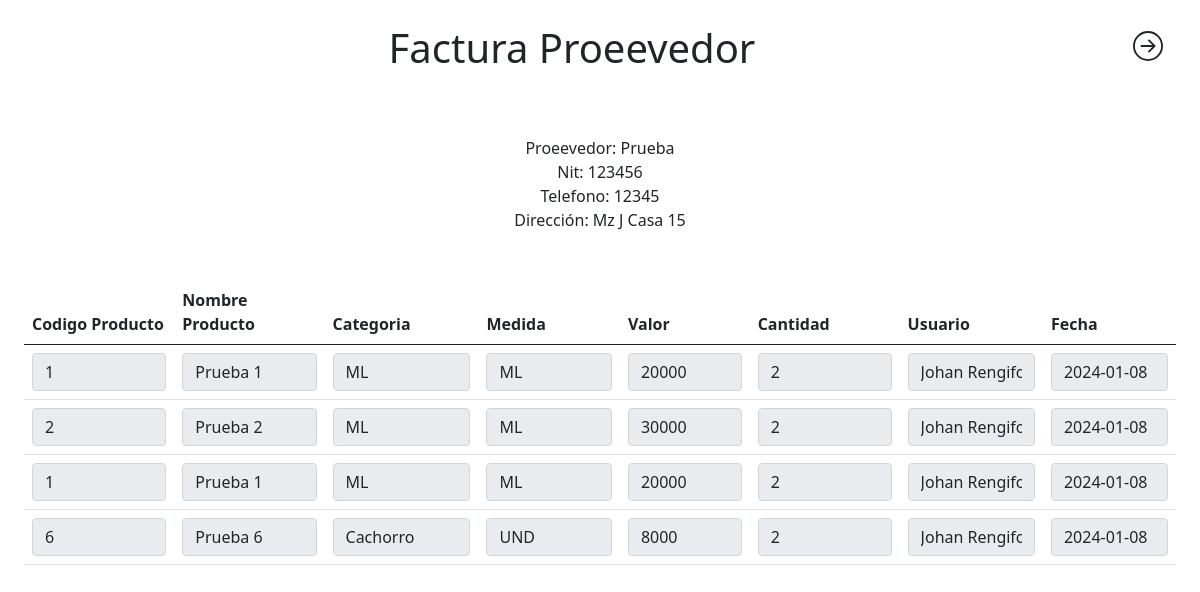
Page /index.php?action=mostrarFactura&id_proeevedor=1&fecha=2024-01-08 (signed in) on the committed database.
### tables this page shows
CREATE TABLE `proeevedor` (
  `id_proeevedor` int(11) NOT NULL,
  `nit_proeevedor` varchar(11) NOT NULL,
  `nombre_proeevedor` varchar(100) NOT NULL,
  `telefono_proeevedor` int(11) NOT NULL,
  `direccion_proeevedor` varchar(200) NOT NULL
);

CREATE TABLE `factura_proeevedor` (
  `id_factura_proeevedor` int(11) NOT NULL,
  `id_categoria` int(11) NOT NULL,
  `id_proeevedor` int(11) NOT NULL,
  `id_usuario` int(11) NOT NULL,
  `id_medida` int(11) NOT NULL,
  `codigo_producto` int(11) NOT NULL,
  `nombre_producto` varchar(200) NOT NULL,
  `precio_unitario` int(11) NOT NULL,
  `cantidad_producto` double NOT NULL,
  `fecha_ingreso` date NOT NULL DEFAULT current_timestamp()
);

CREATE TABLE `categoria` (
  `id_categoria` int(11) NOT NULL,
  `categoria` varchar(40) NOT NULL
);

CREATE TABLE `medida` (
  `id_medida` int(11) NOT NULL,
  `medida` varchar(50) NOT NULL
);

CREATE TABLE `usuario` (
  `id_usuario` int(11) NOT NULL,
  `usuario` varchar(100) NOT NULL,
  `clave` varchar(100) NOT NULL,
  `id_activo` int(11) NOT NULL,
  `id_rol` int(11) NOT NULL,
  `id_caja` int(11) NOT NULL
);

### controllers/controladorViews.php (called while the page is built)
<?php
class controladorViews
{
	function cargarTemplate()
	{
		include 'Views/template.php';
	}
	public function enlacesPaginaControlador()
	{
		if (isset($_GET['action'])) {
			if (isset($_SESSION['validar'])) {
				$enlace = $_GET['action'];
			} else {
				$enlace = 'ingresar';
			}
		} else {
			if (isset($_SESSION['validar'])) {
				$enlace = 'inicio';
			} else {
				$enlace = 'ingresar';
			}
		}
		$pagina = new modeloViews();
		$respuesta = $pagina->enlacePagina($enlace);
		include($respuesta);
	}
}
?>

### index.php (called while the page is built, shortened)
<?php
require_once 'controllers/controladorViews.php';
require_once 'controllers/controladorProeevedor.php';
require_once 'controllers/controladorFacturaProeevedor.php';
require_once 'Models/conexion.php';
require_once 'Models/modeloProeevedor.php';
require_once 'Models/modeloFacturaProeevedor.php';
$views = new controladorViews();
$views->cargarTemplate();
?>

### controllers/controladorProeevedor.php (called while the page is built, shortened)
<?php
class ControladorProeevedor
{
    function listarProeevedorEditar()
    {
        if (isset($_GET['id_proeevedor'])) {
            $id = $_GET['id_proeevedor'];
            $listar = new ModeloProeevedor();
            $res = $listar->listarProeevedorEditarModelo($id);
            return $res;
        }
    }
}

### Models/conexion.php (called while the page is built)
<?php
class Conexion{
    public function conectar(){
		$pdo = new PDO("mysql:host=localhost;dbname=inventario","root","");
		return $pdo;
	}
}
?>

### Models/modeloProeevedor.php (called while the page is built, shortened)
<?php
require_once 'conexion.php';
class ModeloProeevedor
{
    public $tabla = 'proeevedor';
    function listarProeevedorEditarModelo($id)
    {
        $sql = "SELECT * FROM $this->tabla WHERE id_proeevedor=?";
        $conn = new Conexion();
        $stms = $conn->conectar()->prepare($sql);
        if ($id != '') {
            $stms->bindParam(1, $id, PDO::PARAM_INT);
        }
        try {
            if ($stms->execute()) {
                return $stms->fetchAll();
            } else {
                return false;
            }
        } catch (PDOException $e) {
            print_r($e->getMessage());
        }
    }
}

### Models/modeloFacturaProeevedor.php (called while the page is built, shortened)
<?php
require_once 'conexion.php';
class ModeloFacturaProeevedor
{
    public $tabla = "factura_proeevedor";
    function mostrarFacturaProeevedorModelo($id, $fecha){
        $sql = "SELECT * FROM $this->tabla INNER JOIN usuario ON usuario.id_usuario = factura_proeevedor.id_usuario INNER JOIN proeevedor ON factura_proeevedor.id_proeevedor = proeevedor.id_proeevedor INNER JOIN categoria ON factura_proeevedor.id_categoria = categoria.id_categoria INNER JOIN medida ON medida.id_medida = factura_proeevedor.id_medida WHERE factura_proeevedor.id_proeevedor = ? AND factura_proeevedor.fecha_ingreso like ?";
        try {
            $conn = new Conexion();
            $stms = $conn->conectar()->prepare($sql);
            if ($id != null) {
                $fecha = $fecha."%";
                $stms->bindParam(1, $id, PDO::PARAM_INT);
                $stms->bindParam(2, $fecha, PDO::PARAM_STR);
            }
            if ($stms->execute()) {
                return $stms->fetchAll();
            } else {
                return [];
            }
        } catch (PDOException $e) {
            print_r($e->getMessage());
        }
    }
}

### controllers/controladorFacturaProeevedor.php (called while the page is built, shortened)
<?php
class ControladorFacturaProeevedor
{
    function mostrarFacturaProeevedor(){
        if(isset($_GET['id_proeevedor'])){
            $id = $_GET['id_proeevedor'];
            $fecha = $_GET['fecha'];
            $mostrar = new ModeloFacturaProeevedor();
            $res = $mostrar->mostrarFacturaProeevedorModelo($id, $fecha);
            return $res;
        }
    }
}

### Views/Moduls/mostrarFactura.php (the view)
<?php
$mostrar = new ControladorFacturaProeevedor();
$res = $mostrar->mostrarFacturaProeevedor();
$msotrarProeevedor = new ControladorProeevedor();
$resProe = $msotrarProeevedor->listarProeevedorEditar();
?>
<h1 style="text-align: center;">Factura Proeevedor</h1>
<div class="container mt-5">
    <div class="row">
        <div class="col">
            <div class="mt-3" style="text-align: center;">
                Proeevedor: <span id="nom_proeevedor">
                        <?php echo $resProe[0]['nombre_proeevedor'] ?>
                    </span><br>
                Nit: <span id="nit_proeevedor">
                        <?php echo $resProe[0]['nit_proeevedor'] ?>
                    </span><br>
                Telefono: <span id="tel_proeevedor">
                        <?php echo $resProe[0]['telefono_proeevedor'] ?>
                    </span><br>
                Dirección: <span id="dir_proeevedor">
                        <?php echo $resProe[0]['direccion_proeevedor'] ?>
                    </span>
            </div>
        </div>
    </div>
</div>
<div class="table-responsive mt-5">
    <table class="table">
        <thead>
            <tr>
                <th>Codigo Producto</th>
                <th>Nombre Producto</th>
                <th>Categoria</th>
                <th>Medida</th>
                <th>Valor</th>
                <th>Cantidad</th>
                <th>Usuario</th>
                <th>Fecha</th>
            </tr>
        </thead>
        <tbody id="articulo">
            <?php
            foreach ($res as $key => $value) {
                ?>
                <tr>
                    <td><input type="hidden" name="id_articulo[]" id="id_articulo_1"><input type="text" name="codigo[]"
                            class="form-control codigo" value="<?php echo $value['codigo_producto'] ?>" id="codigo_1"
                            required disabled></td>
                    <td><input type="text" name="nombre[]" class="form-control" id="nombre_1"
                            value="<?php echo $value['nombre_producto'] ?>" disabled required></td>
                    <td><input type="hidden" name="id_categoria[]" class="id_categoria" id="id_categoria_1"><input
                            type="text" name="categoria[]" class="form-control categoria" id="categoria_1"
                            value="<?php echo $value['categoria'] ?>" disabled required>
                    </td>
                    <td><input type="hidden" name="id_medida[]" class="id_medida" id="id_medida_1"><input type="text"
                            name="medida[]" class="form-control medida" id="medida_1" value="<?php echo $value['medida'] ?>"
                            disabled required></td>
                    <td><input type="text" name="valor[]" class="form-control" id="valor_1"
                            value="<?php echo $value['precio_unitario'] ?>" disabled required></td>
                    <td><input type="hidden" name="cantidad_articulo[]" class="form-control" id="cantidad_1"><input
                            type="text" name="cantidad[]" class="form-control"
                            value="<?php echo $value['cantidad_producto'] ?>" disabled required></td>
                    <td><input type="hidden" name="cantidad_articulo[]" class="form-control" id="cantidad_1"><input
                            type="text" name="cantidad[]" class="form-control"
                            value="<?php echo $value['usuario'] ?>" disabled required></td>
                    <td><input type="hidden" name="cantidad_articulo[]" class="form-control" id="cantidad_1"><input
                            type="text" name="cantidad[]" class="form-control" value="<?php echo $value['fecha_ingreso'] ?>"
                            disabled required></td>
                </tr>
                <?php
            }
            ?>
        </tbody>
    </table>
</div>

### rows in the picture
proeevedor: nombre_proeevedor "Prueba", nit_proeevedor "123456", telefono_proeevedor "12345", direccion_proeevedor "Mz J Casa 15"
factura_proeevedor: codigo_producto "1", nombre_producto "Prueba 1", id_categoria.categoria "ML", id_medida.medida "ML", precio_unitario "20000", cantidad_producto "2", id_usuario.usuario "Johan Rengifo", fecha_ingreso "2024-01-08"
factura_proeevedor: codigo_producto "2", nombre_producto "Prueba 2", id_categoria.categoria "ML", id_medida.medida "ML", precio_unitario "30000", cantidad_producto "2", id_usuario.usuario "Johan Rengifo", fecha_ingreso "2024-01-08"
factura_proeevedor: codigo_producto "1", nombre_producto "Prueba 1", id_categoria.categoria "ML", id_medida.medida "ML", precio_unitario "20000", cantidad_producto "2", id_usuario.usuario "Johan Rengifo", fecha_ingreso "2024-01-08"
factura_proeevedor: codigo_producto "6", nombre_producto "Prueba 6", id_categoria.categoria "Cachorro", id_medida.medida "UND", precio_unitario "8000", cantidad_producto "2", id_usuario.usuario "Johan Rengifo", fecha_ingreso "2024-01-08"
